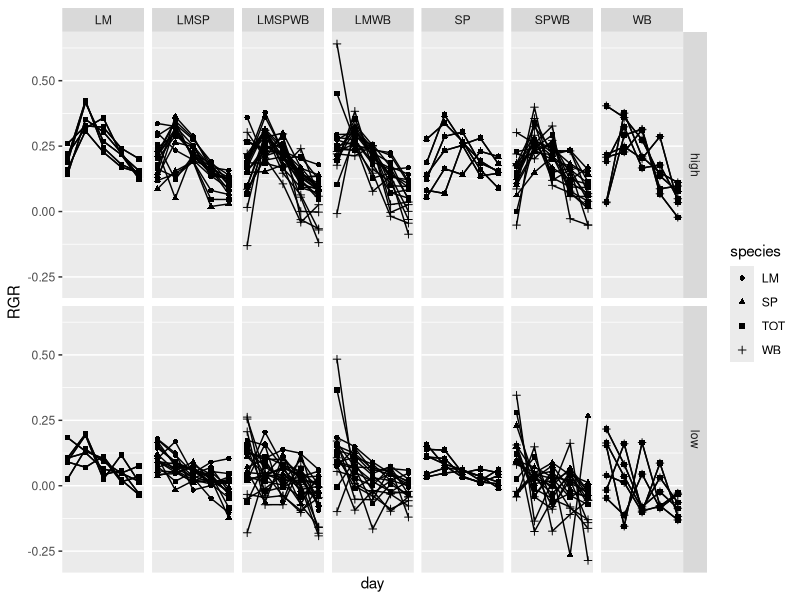
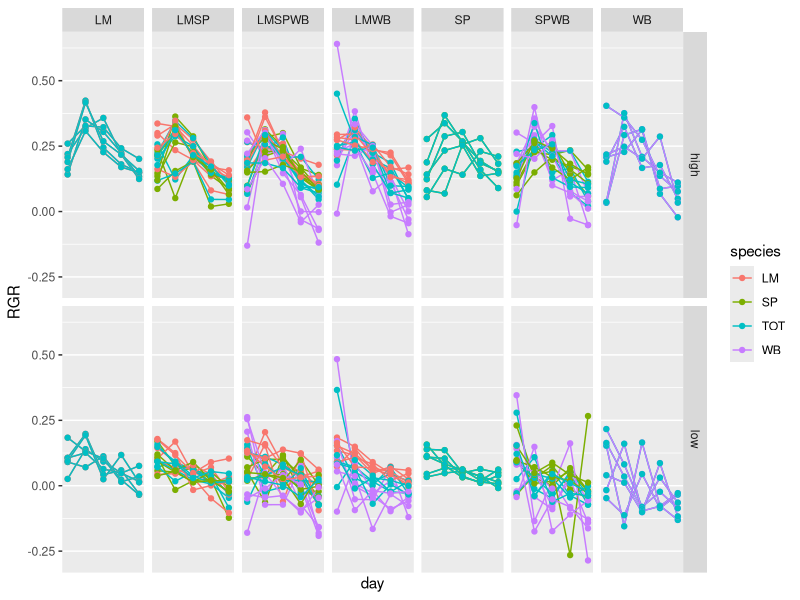
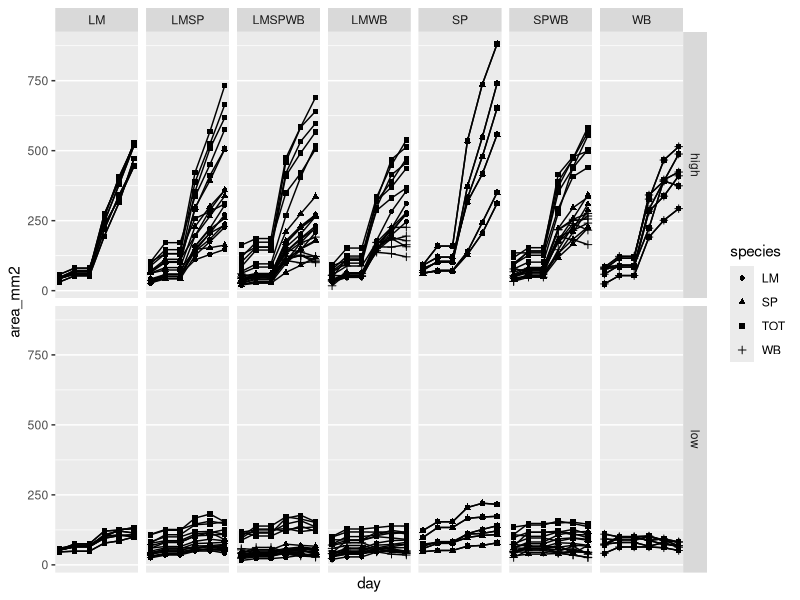
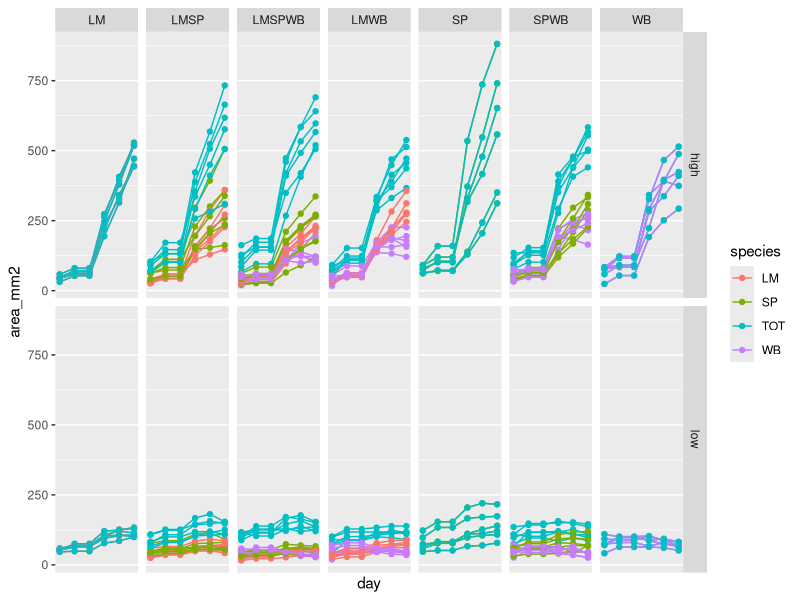
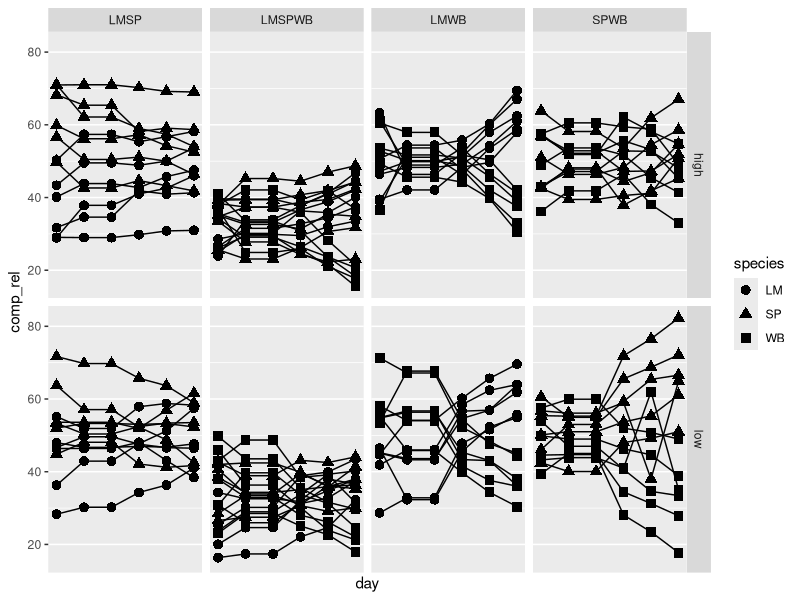
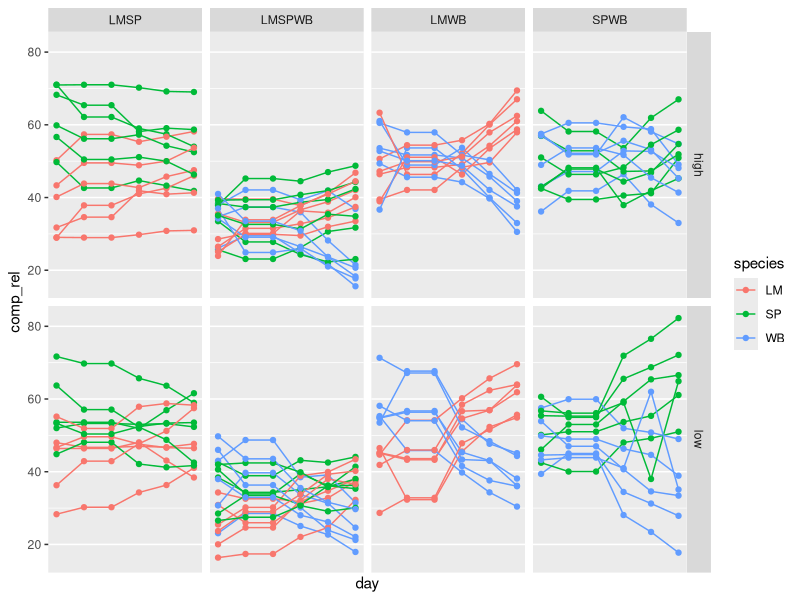
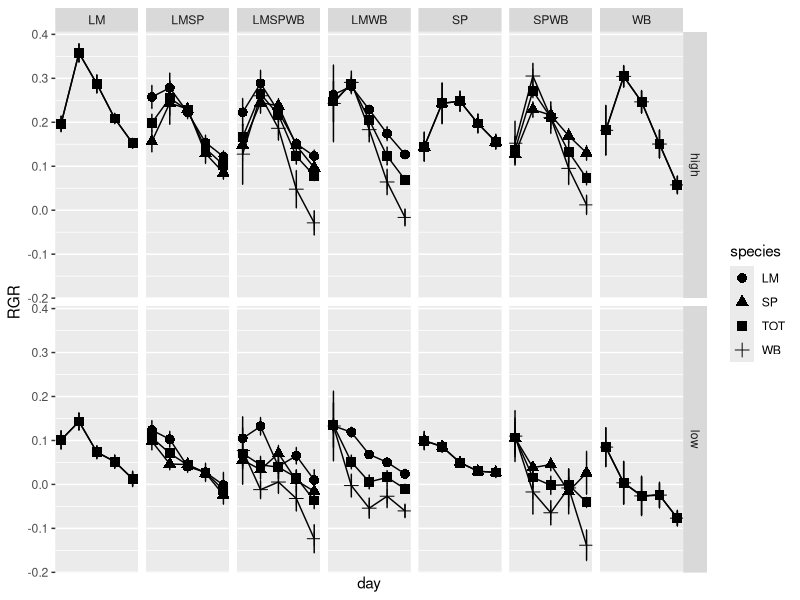
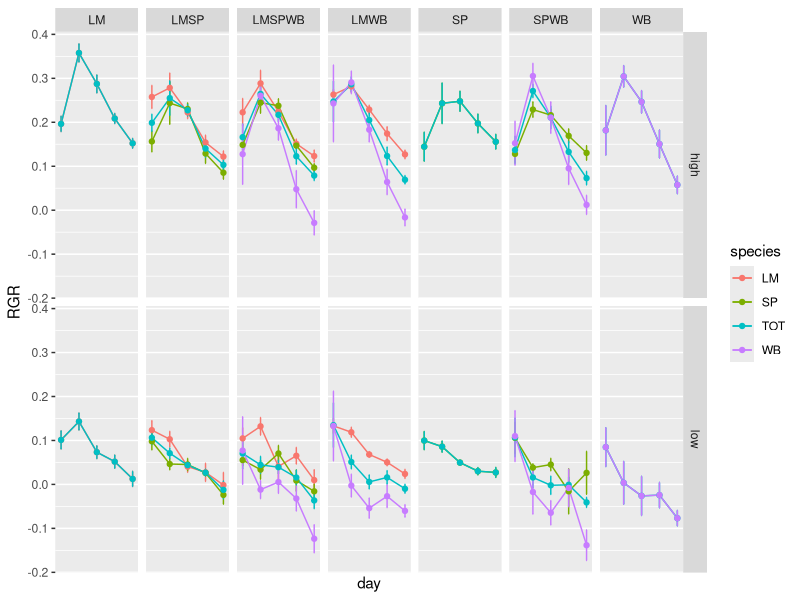

R code for these plots, in order: (Note: this script raises an error after producing the figures.)
################################################
# Analysis of multispecies duckweed experiment #
################################################
library(ggplot2)
library(plyr)
library(gridExtra)

###################################### 
# Importing & cleaning up data frame #
######################################
# make sure you remove any empty header rows from the .csv file 

data_area <- read.csv("multispecies_area.csv") # import area data 
data_rgr <- read.csv("multispecies_rgr.csv") # import relative growth rate data 
data_area_area <- read.csv("multispecies_area_area.csv") # import area*area data 

data_area <- data_area[complete.cases(data_area),]
data_rgr <- data_rgr[complete.cases(data_rgr),]

data_area$id2 <- paste(data_area$id,data_area$species,sep="")
data_rgr$id2 <- paste(data_rgr$id,data_rgr$species,sep="")

data_comp_rel <- data_area[,-8]
data_comp_rel <- data_comp_rel[!(data_comp_rel$species == "TOT" | data_comp_rel$treatment=="LM" | data_comp_rel$treatment=="SP" | data_comp_rel$treatment=="WB"),]
data_comp_rel$id2 <- paste(data_comp_rel$id,data_comp_rel$species,sep="")

data_area <- data_area[,-9]

summary(data_area)
summary(data_rgr)
summary(data_comp_rel)

##################################
# Plot raw rgr data through time #
##################################
# black & white 
rgr_plot_raw <- ggplot(data_rgr, aes(x=day,y=rgr,group=id2,shape=species)) + geom_line() + geom_point() 
rgr_plot_raw <- rgr_plot_raw + facet_grid(nutrients ~ treatment)
rgr_plot_raw <- rgr_plot_raw + ylab("RGR")
rgr_plot_raw <- rgr_plot_raw + scale_x_discrete(breaks=c(1,3,5,7,9),labels=c(1,3,5,7,9))
rgr_plot_raw  

# colour
rgr_plot_raw <- ggplot(data_rgr, aes(x=day,y=rgr,group=id2,colour=species)) + geom_line() + geom_point() 
rgr_plot_raw <- rgr_plot_raw + facet_grid(nutrients ~ treatment)
rgr_plot_raw <- rgr_plot_raw + ylab("RGR")
rgr_plot_raw <- rgr_plot_raw + scale_x_discrete(breaks=c(1,3,5,7,9),labels=c(1,3,5,7,9))
rgr_plot_raw 

###################################
# Plot raw area data through time #
###################################
# black & white 
area_plot_raw <- ggplot(data_area, aes(x=day,y=area_mm2,group=id2,shape=species)) + geom_line() + geom_point() 
area_plot_raw <- area_plot_raw + facet_grid(nutrients ~ treatment)
area_plot_raw <- area_plot_raw + scale_x_discrete(breaks=c(0,2,4,6,8,10),labels=c(0,2,4,6,8,10))
area_plot_raw 

# colour
area_plot_raw <- ggplot(data_area, aes(x=day,y=area_mm2,group=id2,colour=species)) + geom_line() + geom_point() 
area_plot_raw <- area_plot_raw + facet_grid(nutrients ~ treatment)
area_plot_raw <- area_plot_raw + scale_x_discrete(breaks=c(0,2,4,6,8,10),labels=c(0,2,4,6,8,10))
area_plot_raw 

#######################################
# Plot raw % composition through time #
#######################################
# black & white 
comp_rel_plot_raw <- ggplot(data_comp_rel, aes(x=day, y=comp_rel, group=id2, shape=species)) + geom_line() + geom_point(size=3)
comp_rel_plot_raw <- comp_rel_plot_raw + facet_grid(nutrients ~ treatment)
comp_rel_plot_raw <- comp_rel_plot_raw + scale_x_discrete(breaks=c(0,2,4,6,8,10),labels=c(0,2,4,6,8,10))
comp_rel_plot_raw

# colour
comp_rel_plot_raw <- ggplot(data_comp_rel, aes(x=day, y=comp_rel, group=id2, colour=species)) + geom_line() + geom_point()
comp_rel_plot_raw <- comp_rel_plot_raw + facet_grid(nutrients ~ treatment)
comp_rel_plot_raw <- comp_rel_plot_raw + scale_x_discrete(breaks=c(0,2,4,6,8,10),labels=c(0,2,4,6,8,10))
comp_rel_plot_raw

#######################
# Means and variances #
#######################
summary_data_area <- ddply(data_area, c("nutrients","treatment","species","day"), summarise, 
                           N = length(area_mm2),
                           mean = mean(area_mm2),
                           sd = sd(area_mm2),
                           se = sd / sqrt(N) )

colnames(summary_data_area)[6] <- "area"

summary_data_comp_rel <- ddply(data_comp_rel, c("nutrients","treatment","species","day"), summarise, 
                           N = length(comp_rel),
                           mean = mean(comp_rel),
                           sd = sd(comp_rel),
                           se = sd / sqrt(N) )

colnames(summary_data_comp_rel)[6] <- "comp_rel"


summary_data_rgr <- ddply(data_rgr, c("nutrients","treatment","species","day"), summarise, 
                          N = length(rgr),
                          mean = mean(rgr),
                          sd = sd(rgr),
                          se = sd / sqrt(N) )

colnames(summary_data_rgr)[6] <- "rgr"

summary_data_rgr02 <- ddply(data_rgr, c("nutrients","treatment","species","id2"), summarise, 
                          N = length(rgr),
                          mean = mean(rgr),
                          max = max(rgr),
                          sd = sd(rgr),
                          se = sd / sqrt(N) )

summary_data_rgr02 <- subset(summary_data_rgr02, summary_data_rgr02$species != "TOT")

summary_data_meanrgr <- ddply(summary_data_rgr02, c("nutrients","treatment","species"), summarise,
                            N = length(mean),
                            mean2 = mean(mean),
                            sd = sd(mean),
                            se = sd / sqrt(N) )

colnames(summary_data_meanrgr)[5] <- "average_RGR"


summary_data_maxrgr <- ddply(summary_data_rgr02, c("nutrients","treatment","species"), summarise,
                              N = length(max),
                              max2 = mean(max),
                              sd = sd(max),
                              se = sd / sqrt(N) )

colnames(summary_data_maxrgr)[5] <- "maximum_RGR"


##############################
# Plot mean rgr through time #
##############################
# black & white 
rgr_plot_avg <- ggplot(summary_data_rgr, aes(x=day, y=rgr,shape=species)) + geom_errorbar(aes(ymin=rgr-se, ymax=rgr+se), width=0.1)
rgr_plot_avg <- rgr_plot_avg + geom_line() + geom_point(size=3)
rgr_plot_avg <- rgr_plot_avg + facet_grid(nutrients ~ treatment)
rgr_plot_avg <- rgr_plot_avg + scale_x_discrete(breaks=c(1,3,5,7,9),labels=c(1,3,5,7,9))
rgr_plot_avg <- rgr_plot_avg + ylab("RGR")
rgr_plot_avg

# colour
rgr_plot_avg <- ggplot(summary_data_rgr, aes(x=day, y=rgr,colour=species)) + geom_errorbar(aes(ymin=rgr-se, ymax=rgr+se), width=0.1)
rgr_plot_avg <- rgr_plot_avg + geom_line() + geom_point()
rgr_plot_avg <- rgr_plot_avg + facet_grid(nutrients ~ treatment)
rgr_plot_avg <- rgr_plot_avg + scale_x_discrete(breaks=c(1,3,5,7,9),labels=c(1,3,5,7,9))
rgr_plot_avg <- rgr_plot_avg + ylab("RGR")
rgr_plot_avg

###############################
# Plot mean area through time #
###############################
# black & white 
area_plot_avg <- ggplot(summary_data_area, aes(x=day, y=area,shape=species)) + geom_errorbar(aes(ymin=area-se, ymax=area+se), width=0.1)
area_plot_avg <- area_plot_avg + geom_line() + geom_point(size=3)
area_plot_avg <- area_plot_avg + facet_grid(nutrients ~ treatment)
area_plot_avg <- area_plot_avg + scale_x_discrete(breaks=c(0,2,4,6,8,10),labels=c(0,2,4,6,8,10))
area_plot_avg <- area_plot_avg + ylab("area (sq. mm)")
area_plot_avg

# colour
area_plot_avg <- ggplot(summary_data_area, aes(x=day, y=area,colour=species)) + geom_errorbar(aes(ymin=area-se, ymax=area+se), width=0.1)
area_plot_avg <- area_plot_avg + geom_line() + geom_point()
area_plot_avg <- area_plot_avg + facet_grid(nutrients ~ treatment)
area_plot_avg <- area_plot_avg + scale_x_discrete(breaks=c(0,2,4,6,8,10),labels=c(0,2,4,6,8,10))
area_plot_avg <- area_plot_avg + ylab("area (sq. mm)")
area_plot_avg


########################################
# Plot mean % composition through time #
########################################
# black & white 
comp_rel_plot <- ggplot(summary_data_comp_rel, aes(x=day, y=comp_rel, shape=species)) + geom_errorbar(aes(ymin=comp_rel-se, ymax=comp_rel+se), width=0.1)
comp_rel_plot <- comp_rel_plot + geom_line() + geom_point(size=3)
comp_rel_plot <- comp_rel_plot + facet_grid(nutrients ~ treatment)
comp_rel_plot <- comp_rel_plot + ylab("relative % composition")
comp_rel_plot <- comp_rel_plot + scale_x_discrete(breaks=c(0,2,4,6,8,10),labels=c(0,2,4,6,8,10))
comp_rel_plot

# colour
comp_rel_plot <- ggplot(summary_data_comp_rel, aes(x=day, y=comp_rel, colour=species)) + geom_errorbar(aes(ymin=comp_rel-se, ymax=comp_rel+se), width=0.1)
comp_rel_plot <- comp_rel_plot + geom_line() + geom_point()
comp_rel_plot <- comp_rel_plot + facet_grid(nutrients ~ treatment)
comp_rel_plot <- comp_rel_plot + ylab("relative % composition")
comp_rel_plot <- comp_rel_plot + scale_x_discrete(breaks=c(0,2,4,6,8,10),labels=c(0,2,4,6,8,10))
comp_rel_plot

#################################################################
# Plot average maximum growth rate - by species - by treamtment #
#################################################################
# black & white 
limits <- aes(ymax = maximum_RGR + se, ymin = maximum_RGR - se)
dodge <- position_dodge(width=0.9)
maxrgr_plot <- ggplot(summary_data_maxrgr, aes(x=species, y=maximum_RGR, fill=species)) + geom_bar(position="dodge",stat="identity")
maxrgr_plot <- maxrgr_plot + facet_grid(nutrients ~ treatment)
maxrgr_plot <- maxrgr_plot + geom_bar(position=dodge) + geom_errorbar(limits, position=dodge, width=0.25)
maxrgr_plot <- maxrgr_plot + ylab("maximum RGR")
maxrgr_plot <- maxrgr_plot + scale_fill_grey()
maxrgr_plot

# colour
limits <- aes(ymax = maximum_RGR + se, ymin = maximum_RGR - se)
dodge <- position_dodge(width=0.9)
maxrgr_plot <- ggplot(summary_data_maxrgr, aes(x=species, y=maximum_RGR, fill=species)) + geom_bar(position="dodge",stat="identity")
maxrgr_plot <- maxrgr_plot + facet_grid(nutrients ~ treatment)
maxrgr_plot <- maxrgr_plot + geom_bar(position=dodge) + geom_errorbar(limits, position=dodge, width=0.25)
maxrgr_plot <- maxrgr_plot + ylab("maximum RGR")
maxrgr_plot

################################################################
# Plot average average growth rate - by species - by treatment #
################################################################
# black & white 
limits <- aes(ymax = average_RGR + se, ymin= average_RGR - se)
dodge <- position_dodge(width=0.9)
avgrgr_plot <- ggplot(summary_data_meanrgr, aes(x=species, y=average_RGR, fill=species)) + geom_bar(position="dodge",stat="identity")
avgrgr_plot <- avgrgr_plot + facet_grid(nutrients ~ treatment)
avgrgr_plot <- avgrgr_plot + geom_bar(position=dodge) + geom_errorbar(limits, position=dodge, width=0.25)
avgrgr_plot <- avgrgr_plot + ylab("average RGR")
avgrgr_plot <- avgrgr_plot + scale_fill_grey() 
avgrgr_plot

# colour
limits <- aes(ymax = average_RGR + se, ymin= average_RGR - se)
dodge <- position_dodge(width=0.9)
avgrgr_plot <- ggplot(summary_data_meanrgr, aes(x=species, y=average_RGR, fill=species)) + geom_bar(position="dodge",stat="identity")
avgrgr_plot <- avgrgr_plot + facet_grid(nutrients ~ treatment)
avgrgr_plot <- avgrgr_plot + geom_bar(position=dodge) + geom_errorbar(limits, position=dodge, width=0.25)
avgrgr_plot <- avgrgr_plot + ylab("average RGR")
avgrgr_plot

##################################
# Plot species area on each axis #
##################################
# Lemna & Spirodela 
area_area_LMSP_plot <- ggplot(subset(data_area_area, data_area_area$treatment=="LMSP"), aes(x=LM,y=SP,group=id)) + geom_point() + geom_line()
area_area_LMSP_plot <- area_area_LMSP_plot + facet_grid(.~nutrients)
area_area_LMSP_plot <- area_area_LMSP_plot + xlab("area LM (sq.mm)") + ylab("area SP (sq.mm)")
area_area_LMSP_plot

# Lemna & Spirodela - just low nutrients 
area_area_LMSP_plot_low <- ggplot(subset(data_area_area, data_area_area$treatment=="LMSP" & data_area_area$nutrients=="low"), aes(x=LM,y=SP,group=id)) 
area_area_LMSP_plot_low <- area_area_LMSP_plot_low + geom_point() + geom_line()
area_area_LMSP_plot_low <- area_area_LMSP_plot_low + xlab("area LM (sq.mm)") + ylab("area SP (sq.mm)")
area_area_LMSP_plot_low

# Lemna & Wolffia 
area_area_LMWB_plot <- ggplot(subset(data_area_area, data_area_area$treatment=="LMWB"), aes(x=LM,y=WB,group=id)) + geom_point() + geom_line()
area_area_LMWB_plot <- area_area_LMWB_plot + facet_grid(.~nutrients)
area_area_LMWB_plot <- area_area_LMWB_plot + xlab("area LM (sq.mm)") + ylab("area WB (sq.mm)")
area_area_LMWB_plot

# Lemna & Spirodela - just low nutrients 
area_area_LMWB_plot_low <- ggplot(subset(data_area_area, data_area_area$treatment=="LMWB" & data_area_area$nutrients=="low"), aes(x=LM,y=WB,group=id)) 
area_area_LMWB_plot_low <- area_area_LMWB_plot_low + geom_point() + geom_line()
area_area_LMWB_plot_low <- area_area_LMWB_plot_low + xlab("area LM (sq.mm)") + ylab("area WB (sq.mm)")
area_area_LMWB_plot_low

# Spirodela & Wolffia 
area_area_SPWB_plot <- ggplot(subset(data_area_area, data_area_area$treatment=="SPWB"), aes(x=SP,y=WB,group=id)) + geom_point() + geom_line()
area_area_SPWB_plot <- area_area_SPWB_plot + facet_grid(.~nutrients)
area_area_SPWB_plot <- area_area_SPWB_plot + xlab("area SP (sq.mm)") + ylab("area WB (sq.mm)")
area_area_SPWB_plot

# Spirodela & Wolffia  - just low nutrients 
area_area_SPWB_plot_low <- ggplot(subset(data_area_area, data_area_area$treatment=="SPWB" & data_area_area$nutrients=="low"), aes(x=SP,y=WB,group=id)) 
area_area_SPWB_plot_low <- area_area_SPWB_plot_low + geom_point() + geom_line()
area_area_SPWB_plot_low <- area_area_SPWB_plot_low + xlab("area SP (sq.mm)") + ylab("area WB (sq.mm)")
area_area_SPWB_plot_low

# Lemna & Spirodela & Wolffia 
area_area_LMSPWB_plot <- ggplot(subset(data_area_area, data_area_area$treatment=="LMSPWB"), aes(x=LM,y=SP,group=id,colour=WB)) + geom_point() + geom_line()
area_area_LMSPWB_plot <- area_area_LMSPWB_plot + facet_grid(.~nutrients)
area_area_LMSPWB_plot <- area_area_LMSPWB_plot + xlab("area LM (sq.mm)") + ylab("area SP (sq.mm)")
area_area_LMSPWB_plot

# Lemna & Spirodela & Wolffia - just low nutrients 
area_area_LMSPWB_plot_low <- ggplot(subset(data_area_area, data_area_area$treatment=="LMSPWB"& data_area_area$nutrients=="low"), aes(x=LM,y=SP,group=id,colour=WB)) 
area_area_LMSPWB_plot_low <- area_area_LMSPWB_plot_low + geom_point() + geom_line()
area_area_LMSPWB_plot_low <- area_area_LMSPWB_plot_low + facet_grid(.~nutrients)
area_area_LMSPWB_plot_low <- area_area_LMSPWB_plot_low + xlab("area LM (sq.mm)") + ylab("area SP (sq.mm)")
area_area_LMSPWB_plot_low
